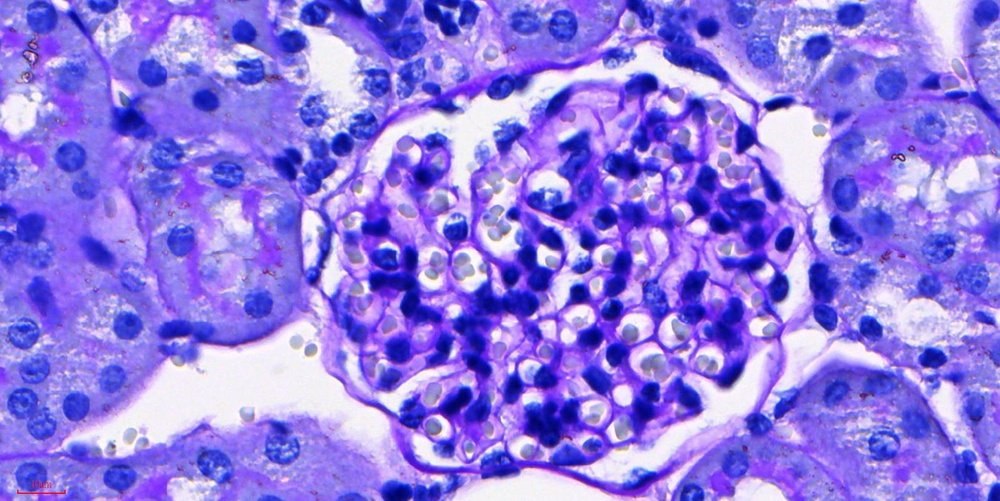
#> input picture 100_Research/02_Active/DN_GaExo/01_Raw_Data/PAS/Sham/20251126_sham-1_pas1.jpg, 1000 x 501 px, shrunk from 1677 x 841 before the run, found by its file name
$ python diagnose_pas_color.py
#> lines starting #> are read from the running program, lines starting #| are printed output that depends on the picture
import numpy as np
from PIL import Image
import os

def get_stats(img_path):
    img = np.array(Image.open(img_path).convert('RGB')).astype(np.float32)
    r, g, b = img[:,:,0], img[:,:,1], img[:,:,2]

    # Try different formulas
    magenta_1 = (r + b) / 2.0 - g
    magenta_2 = r - g
    magenta_3 = (r - g) / (r + g + b + 1e-5)
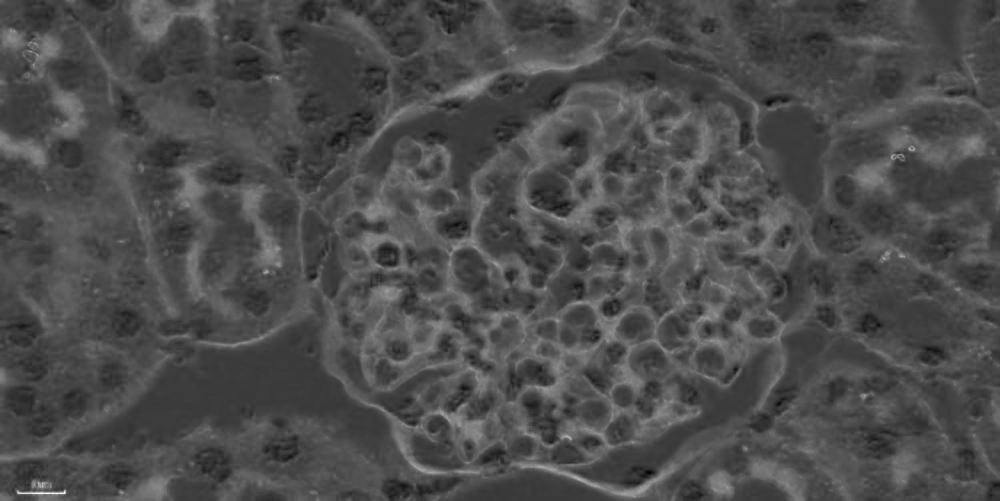
#> magenta_3: shape (501, 1000) float32; min -0.142, max 0.486, mean 0.0478; drawn with min black and max white

    return {
        "m1_mean": np.mean(magenta_1),
        "m1_max": np.max(magenta_1),
        "m2_mean": np.mean(magenta_2),
        "m2_max": np.max(magenta_2),
        "m3_mean": np.mean(magenta_3),
        "m3_max": np.max(magenta_3)
    }

sham_img = r"100_Research/02_Active/DN_GaExo/01_Raw_Data/PAS/Sham/20251126_sham-1_pas1.jpg"
hs_img = r"100_Research/02_Active/DN_GaExo/01_Raw_Data/PAS/HS10W/20260107_hs10w-1_pas1.jpg"

print("--- Color Stats Diagnostic ---")
if os.path.exists(sham_img) and os.path.exists(hs_img):
    sham_stats = get_stats(sham_img)
#> sham_stats = {'m1_mean': 64.45, 'm1_max': 158, 'm2_mean': 22.68, 'm2_max': 145, 'm3_mean': 0.0478, 'm3_max': 0.486}
    hs_stats = get_stats(hs_img)
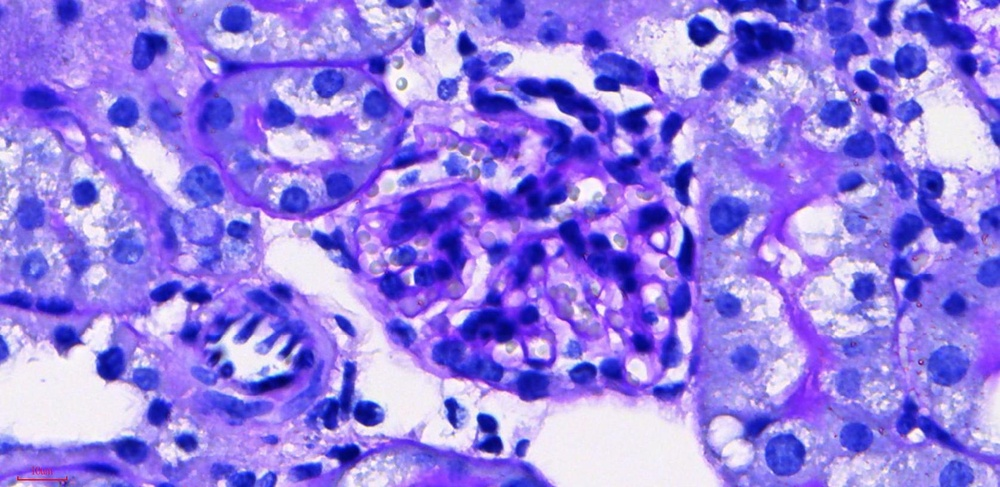
#> input picture 100_Research/02_Active/DN_GaExo/01_Raw_Data/PAS/HS10W/20260107_hs10w-1_pas1.jpg, 1000 x 487 px, shrunk from 1677 x 816 before the run, found by its file name
#> in get_stats (call 2), `r, g, b = img[:,:,0], img[:,:,1], img[:,:,2]`:
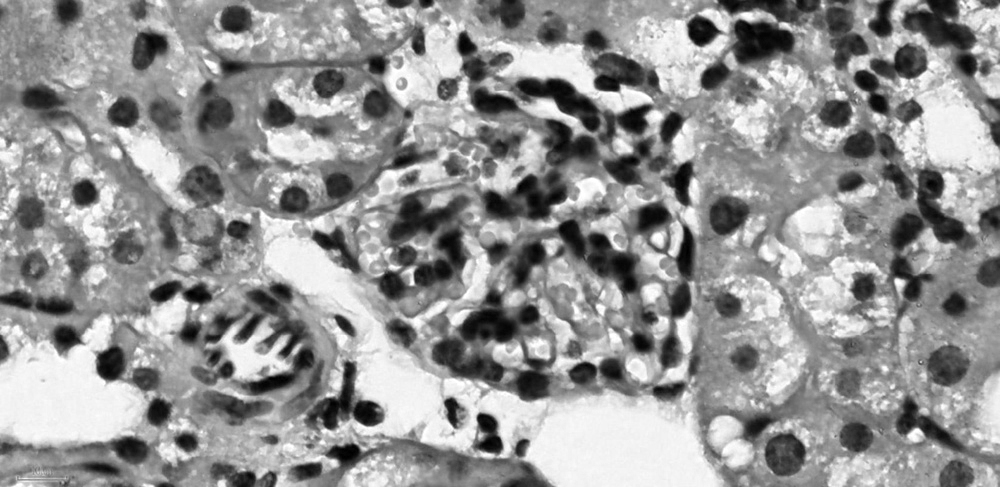
#> r: shape (487, 1000) float32; min 0, max 255, mean 148.6
#> in get_stats (call 2), `r, g, b = img[:,:,0], img[:,:,1], img[:,:,2]`:
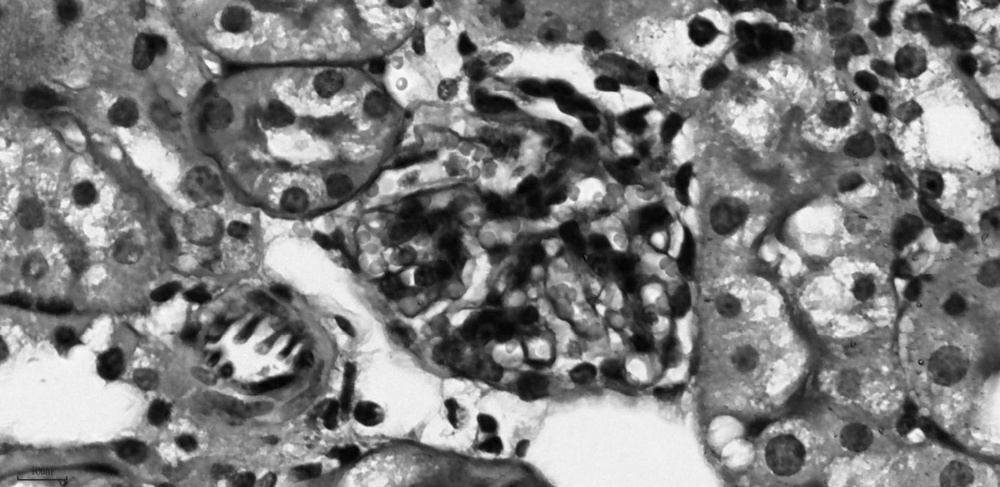
#> g: shape (487, 1000) float32; min 0, max 255, mean 125.8
#> in get_stats (call 2), `r, g, b = img[:,:,0], img[:,:,1], img[:,:,2]`:
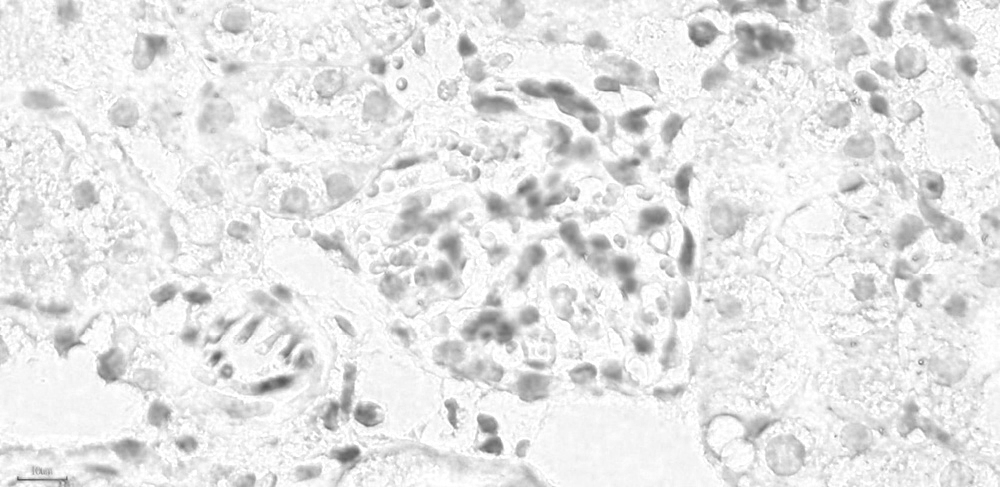
#> b: shape (487, 1000) float32; min 79, max 255, mean 229.7
#> in get_stats (call 2), `magenta_1 = (r + b) / 2.0 - g`:
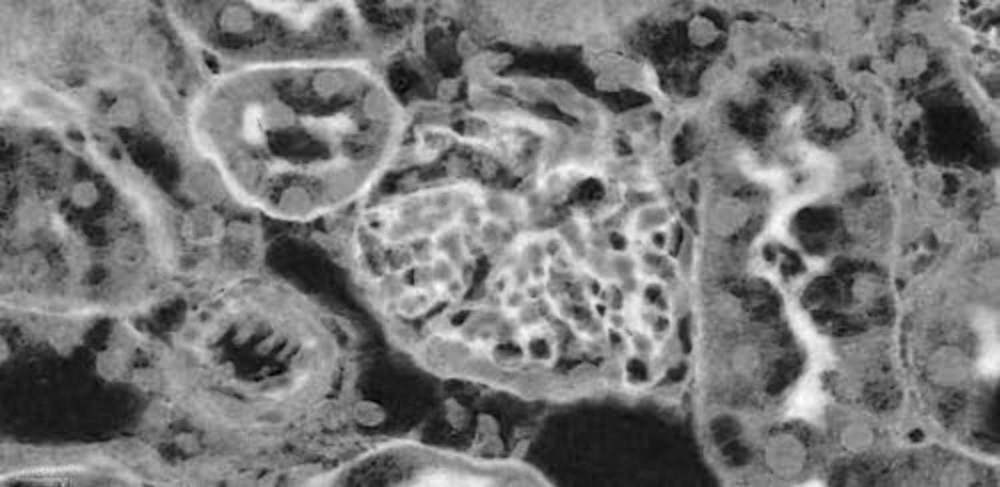
#> magenta_1: shape (487, 1000) float32; min -12.5, max 148.5, mean 63.3; drawn with min black and max white
#> in get_stats (call 2), `magenta_3 = (r - g) / (r + g + b + 1e-5)`:
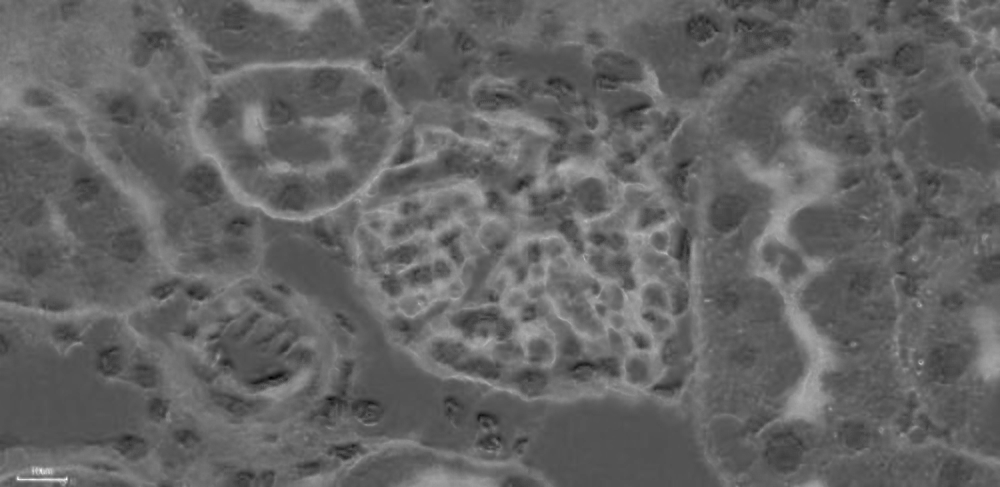
#> magenta_3: shape (487, 1000) float32; min -0.189, max 0.409, mean 0.047; drawn with min black and max white
#> hs_stats = {'m1_mean': 63.33, 'm1_max': 148.5, 'm2_mean': 22.79, 'm2_max': 132, 'm3_mean': 0.047, 'm3_max': 0.409}

    for key in sham_stats:
        print(f"{key:<10} | Sham: {sham_stats[key]:>8.2f} | HS10W: {hs_stats[key]:>8.2f}")
#> this loop made 6 passes
#> key on passes 1 to 6: 'm1_mean', 'm1_max', 'm2_mean', 'm2_max', 'm3_mean', 'm3_max'
#| m1_mean    | Sham:    64.45 | HS10W:    63.33
#| m1_max     | Sham:   158.00 | HS10W:   148.50
#| m2_mean    | Sham:    22.68 | HS10W:    22.79
#| m2_max     | Sham:   145.00 | HS10W:   132.00
#| m3_mean    | Sham:     0.05 | HS10W:     0.05
#| m3_max     | Sham:     0.49 | HS10W:     0.41
else:
    print("Test images not found.")
